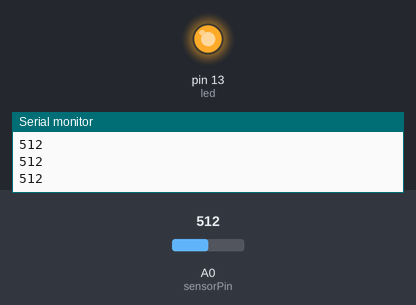
Bench run of a sketch on a simulated Arduino Uno, built with avr-gcc and run on an emulated ATmega328P. Shown: output pins drawn as LEDs (lit = HIGH), the last lines printed to the serial monitor. The test bench sets the inputs (shaded band); at power-on: A0 (sensorPin) = 512.

Above: at 1.3 s.
1.4 s: A0 (sensorPin) set to 364
2.9 s: A0 (sensorPin) set to 335
At 4.2 s:
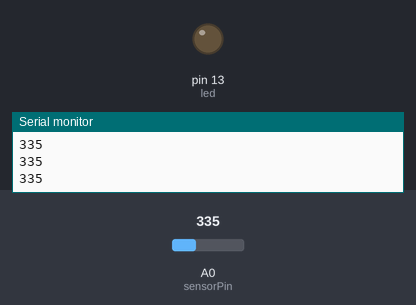
4.5 s: A0 (sensorPin) set to 360
At 5.6 s:
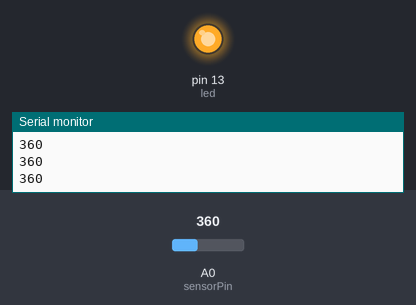
6.0 s: A0 (sensorPin) set to 340
At 6.8 s:
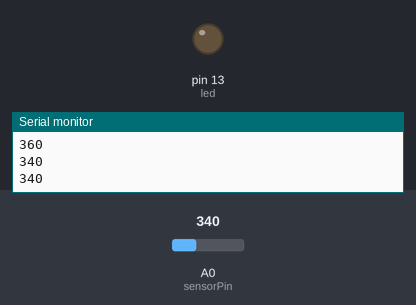
Timing chart, 0 to 8.5 s (numbered marks = the images above; inputs shaded):
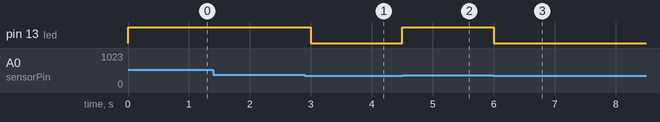

Measured:
- the behaviour switches between 351 and 350 on A0 (sensorPin) (found by bisection; images 0 and 1)
- after the input at 2.9 s, pin 13 (led): HIGH → LOW after 0.10 s
- after the input at 4.5 s, pin 13 (led): LOW → HIGH at once
- after the input at 6.0 s, pin 13 (led): HIGH → LOW at once

The sketch:

Alcohol_Detector.ino
```cpp
// (licence header left out)
int sensorPin = A0;    // MQ-3 alcohol sensor analog output connected to A0
int led = 13;         // LED connected to digital pin 13
int threshold = 350; // Alcohol detection threshold (adjust as per calibration)

void setup() {
  pinMode(led, OUTPUT);
  digitalWrite(led, LOW);   // Keep LED OFF at start
  Serial.begin(9600);       // Serial Monitor for debugging (optional)
}

void loop() {
  int value = analogRead(sensorPin);   // Read MQ-3 sensor value (0–1023)
  Serial.println(value);               // Print value for calibration (optional)

  // Check alcohol level
  if (value > threshold) {
    digitalWrite(led, HIGH);   // Alcohol detected → LED ON
  } else {
    digitalWrite(led, LOW);    // No alcohol detected → LED OFF
  }

  delay(500);   // Small delay for stable readings
}
```
